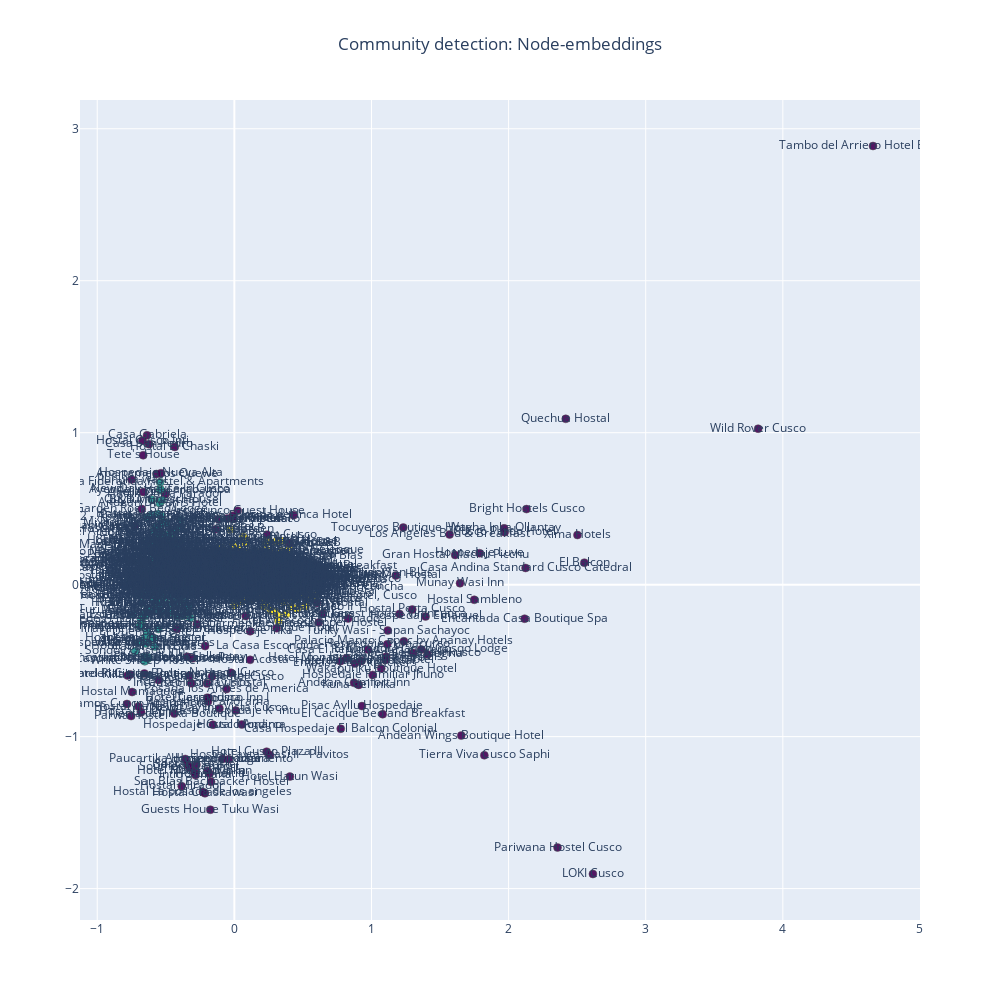

Write notebook code for a chart like this one.
### Code cell
# plot clusters (zoom)

fig = go.Figure(data=go.Scatter(x=df_embeddings_2d_clu[0],
                                y=df_embeddings_2d_clu[1],
                                marker=dict(
                                    size=8,
                                    color=df_embeddings_2d_clu["labels"],
                                    colorscale="Viridis",
                                    opacity=0.9,
                                    line_width=0.5
                                ),
                                # showlegend=True,
                                text=list(mapping_hotels_idx.keys()),
                                mode="markers+text"))

fig.update_layout(title='Community detection: Node-embeddings', title_x=0.5, height=1000, width=1000)
fig.show()

### Figure 1 — Plotly figure (JSON) as saved in the notebook; plotly's stock layout.template omitted (floating-point values rounded to 4 significant figures; data arrays with more than 128 entries replaced by an {"elided": "..."} marker saying what was removed)
{"data": [{"marker": {"color": {"elided": "742 int values"}, "colorscale": [[0, "#440154"], [0.1111, "#482878"], [0.2222, "#3e4989"], [0.3333, "#31688e"], [0.4444, "#26828e"], [0.5556, "#1f9e89"], [0.6667, "#35b779"], [0.7778, "#6ece58"], [0.8889, "#b5de2b"], [1, "#fde725"]], "line": {"width": 0.5}, "opacity": 0.9, "size": 8}, "mode": "markers+text", "text": {"elided": "742 str values"}, "type": "scatter", "x": {"elided": "742 float values"}, "y": {"elided": "742 float values"}}], "layout": {"height": 1000, "title": {"text": "Community detection: Node-embeddings", "x": 0.5}, "width": 1000}}
